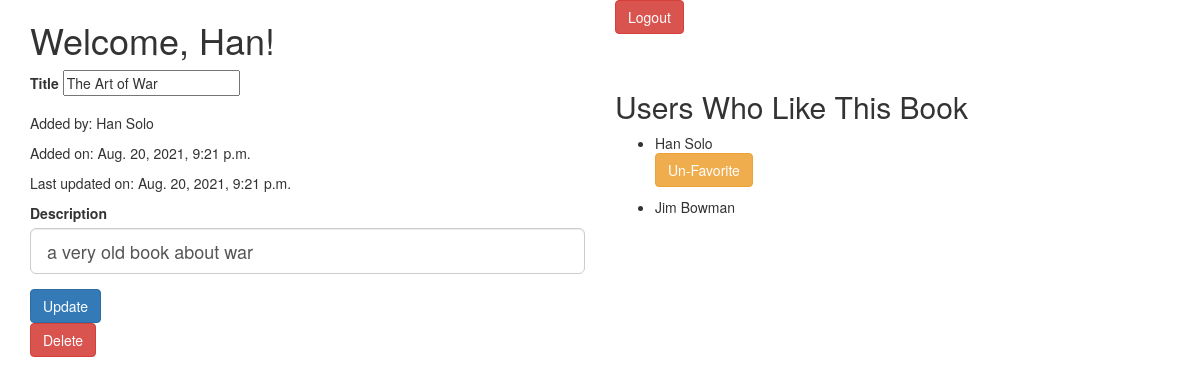
The app's page /books/1 (signed in) with its own data.
### books_app/models.py (models this page shows)
class User(models.Model):
	first = models.CharField(max_length=255)
	last = models.CharField(max_length=255)
	email = models.CharField(max_length=255)
	password = models.CharField(max_length=255)
	created_at = models.DateTimeField(auto_now_add=True)
	updated_at = models.DateTimeField(auto_now=True)
	objects = UserManager()

class Book(models.Model):
	title = models.CharField(max_length=255)
	description = models.CharField(max_length=255)
	created_at = models.DateTimeField(auto_now_add=True)
	updated_at = models.DateTimeField(auto_now=True)
	objects = UserManager()
	added_by = models.ForeignKey(User, related_name="books_added", on_delete = models.CASCADE)
	favorites = models.ManyToManyField(User, related_name="favorites")

### books_app/views.py (the view)
# urls.py: path('books/<int:book_id>', views.book),
def book(request, book_id):
	this_book=Book.objects.filter(id=book_id)[0]
	this_user=User.objects.filter(id=request.session['user'])[0]
	context = {
		"book": this_book,
		"user": this_user,
		"all_favorites": this_book.favorites.all()
	}
	return render(request, "book.html", context)

### books_app/templates/book.html (shortened to what this page needs)
<!DOCTYPE html>
<html lang="en">
<head>
	<link rel="stylesheet" href="https://maxcdn.bootstrapcdn.com/bootstrap/3.3.7/css/bootstrap.min.css">
</head>
<body>
	<div class="container">
		<div class="row">
			<div class="col-lg-6">
				<h1>Welcome, {{user.first}}!</h1>
			</div>
			<div class="col-sm-6">
				<form action="/logout" method="post">
					<button type="submit" class="btn btn-danger">Logout</button>
				</form>
			</div>
		</div>
		<div class="row">
			<div class="col-md-6">
				{% if user.id == book.added_by.id %}
				<form action="{{book.id}}/update" method="POST">
					<div class="form-group">
						<label for="title">Title</label>
						<input type="text" name="title" value="{{book.title}}">
					</div>
					<p>Added by: {{book.added_by.first}} {{book.added_by.last}}</p>
					<p>Added on: {{book.created_at}}</p>
					<p>Last updated on: {{book.updated_at}}</p>
					<div class="form-group">
						<label for="description">Description</label>
						<input class="form-control input-lg" type="text" name="description" value="{{book.description}}">
					</div>
					<button type="submit" class="btn btn-primary">Update</button>
				</form>
				<form action="{{book.id}}/delete" method="post">
					<button type="submit" class="btn btn-danger">Delete</button>
				</form>
				{% else %}
				<h2>{{book.title}}</h2>
				<p>Added by: {{book.added_by.first}} {{book.added_by.last}}</p>
				<p>Added on: {{book.created_at}}</p>
				<p>Last updated on: {{book.updated_at}}</p>
				<p>Description: {{book.description}}</p>
				{% endif %}
			</div>
			<div class="col-md-6">
				<h2>Users Who Like This Book</h2>
				{% for reader in all_favorites %}
				<ul>
					<li>{{reader.first}} {{reader.last}}</li>
					{% if reader == user %}
					<form action="/books/{{book.id}}/favorite" method="post">
						<button type="submit" class="btn btn-warning">Un-Favorite</button>
					</form>
					{% endif %}
				</ul>
				{% endfor %}
			</div>
		</div>
	</div>
</body>
</html>

### records on screen
User: first "Han", last "Solo"
Book: title "The Art of War", added_by.first "Han", added_by.last "Solo", created_at "Aug. 20, 2021, 9:21 p.m.", updated_at "Aug. 20, 2021, 9:21 p.m.", description "a very old book about war"
User: first "Jim", last "Bowman"
